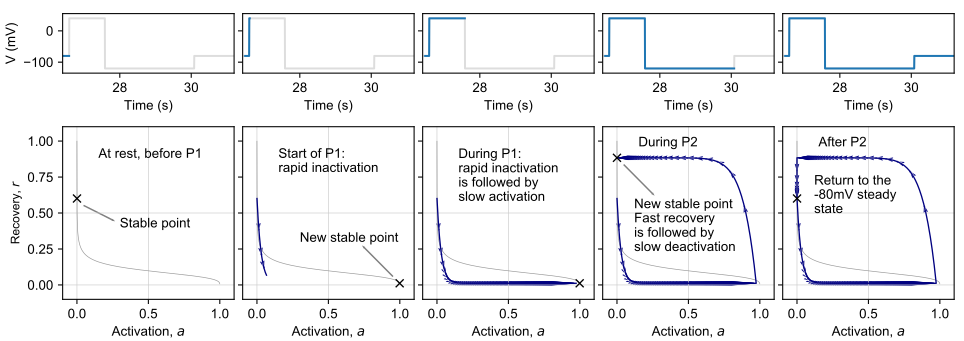

Source code (Python):
#!/usr/bin/env python3
#
# Pr2 step by step (start only)
#
from __future__ import division
from __future__ import print_function
import os
import sys
import numpy as np
import myokit
import matplotlib
import matplotlib.pyplot as plt
from matplotlib.gridspec import GridSpec
from matplotlib.gridspec import GridSpecFromSubplotSpec as SubGridSpec

# Load project modules
sys.path.append(os.path.abspath(os.path.join('..', '..', 'python')))
import cells
import data
import plots
import sumstat


#
# Check input arguments
#
base = os.path.splitext(os.path.basename(__file__))[0]
args = sys.argv[1:]
if len(args) != 0:
    print('Syntax:  ' + base + '.py')
    sys.exit(1)

protocol = 2

limits = [
    (264000, 265812),
    (264700, 266000),
    (264700, 275812),
    (264700, 300812),
    (264700, 312000),
]
n = len(limits)

# Set font
font = {'family': 'arial', 'size': 10}
matplotlib.rc('font', **font)

# Matplotlib figure sizes are in inches
def mm(*size):
    return tuple(x / 25.4 * 1.5 for x in size)

# Run simulation
m, t, v, i, a, r = plots._phase_simulation(protocol, all_signals=True)
sim = (m, a, r)

plt.figure()
for lim in limits:
    lo, hi = lim
    plt.plot(t[lo:hi], v[lo:hi])

ainf = m.get('ikr.act.inf').pyfunc()
rinf = m.get('ikr.rec.inf').pyfunc()

# Create figure
fig = plt.figure(figsize=mm(170, 60), dpi=200)
fig.subplots_adjust(0.065, 0.12, 0.99, 0.96)
grid = GridSpec(3, n, wspace=0.05, hspace=0.9)

ilo, ihi = limits[0][0], limits[-1][1]
tlo, thi = t[ilo] * 1e-3, t[ihi - 1] * 1e-3

for i, lim in enumerate(limits):

    # Protocol
    ax0 = fig.add_subplot(grid[0, i])
    if i == 0:
        ax0.set_ylabel('V (mV)')
    else:
        ax0.tick_params(labelleft=False)
    ax0.set_xlabel('Time (s)')
    ax0.set_xlim(tlo, thi)
    ax0.set_ylim(-135, 55)

    lo, hi = lim
    ax0.plot(t[ilo:ihi] * 1e-3, v[ilo:ihi], color='#dddddd')
    ax0.plot(t[lo:hi] * 1e-3, v[lo:hi])

    # Annotated phase plot
    ax1 = fig.add_subplot(grid[1:, i])
    lim = (265800, hi)
    plots.phase(ax1, protocol, limits=lim, sim=sim)
    ax1.set_xlim(-0.1, 1.1)
    ax1.set_ylim(-0.1, 1.1)

    j = lim[1] - 1
    ax1.plot(ainf(v[j]), rinf(v[j]), 'kx')

    ax1.set_xlabel('Activation, $a$')
    if i == 0:
        ax1.set_ylabel('Recovery, $r$', fontsize=9)
    else:
        ax1.tick_params(labelleft=False)

    if i == 0:
        ax1.text(
            0.15, 0.95, 'At rest, before P1',
            verticalalignment='top')
        ax1.arrow(
            ainf(v[j]) + 0.05, rinf(v[j]) - 0.05, 0.2, -0.1, color='gray')
        ax1.text(0.3, 0.40, 'Stable point')
    elif i == 1:
        ax1.text(
            0.15, 0.95, 'Start of P1:\nrapid inactivation',
            verticalalignment='top')
        ax1.arrow(
            ainf(v[j]) - 0.05, rinf(v[j]) + 0.05, -0.2, 0.2, color='gray')
        ax1.text(0.3, 0.3, 'New stable point')
    elif i == 2:
        ax1.text(
            0.15, 0.95,
            'During P1: \nrapid inactivation\nis followed by\nslow activation',
            verticalalignment='top')
    elif i == 3:
        ax1.text(0.15, 1.03, 'During P2', verticalalignment='top')
        ax1.arrow(
            ainf(v[j]) + 0.05, rinf(v[j]) - 0.05, 0.2, -0.2, color='gray')
        ax1.text(
            0.12, 0.60,
            'New stable point\nFast recovery\nis followed by\nslow deactivation',
            verticalalignment='top')
    elif i == 4:
        ax1.text(0.15, 1.03, 'After P2', verticalalignment='top')
        ax1.text(
            0.12, 0.50,
            'Return to the\n-80mV steady\nstate')

# Finalise
fig.savefig(base + '.png')
fig.savefig(base + '.pdf')
fig.savefig(base + '.svg')

#plt.show()
